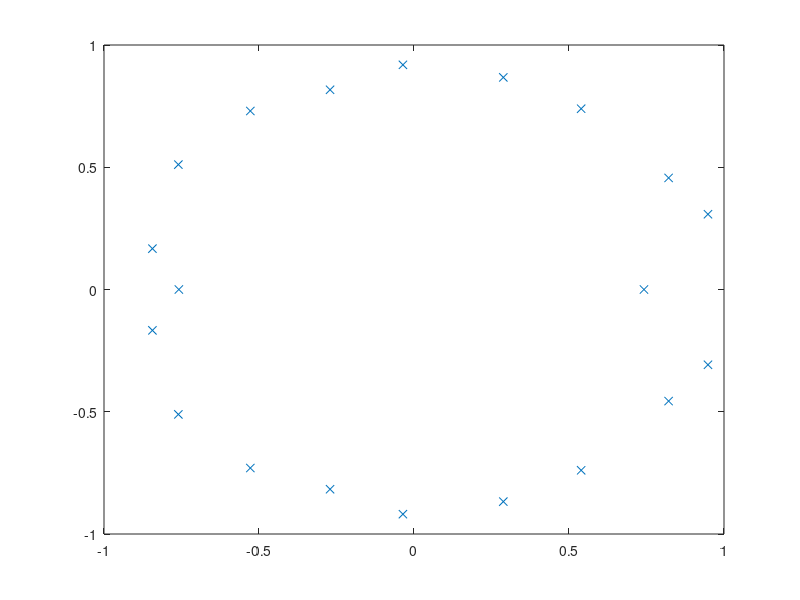

Recreate this plot in MATLAB.
function homework4

N = 1024;
p = 20;

w = randn(N,1);
x = zeros(N,1);
for n=1:N,
    x(n) = cos(0.1*pi*n) + 0.2*cos(0.15*pi*n) + 0.2*w(n);
end;

%Estimate parameters
zz = zeros(p);
zy = zeros(p,1);
for n=p+1:N,
    z = x(n-p:n-1);
    zz = zz + z*z';
    zy = zy + z*x(n);
end;
% ap ... a1
a = inv(zz)*zy;
a = flip(a);
a = [1; -a];

%a = aryule(x,p);
a = arburg(x,p);
a = a';
plot(a);
pause;

% For each frequency, power spectrum is calculated
phi = zeros(p+1,1);
S = zeros(N,1);
for n=1:N,
    omega = (n-1)*pi/N;
    for m=1:p+1,
        phi(m) = exp(j*(m-1)*omega);
    end;
    S(n) = 1/abs(a'*phi)^2;
end;
plot(log(S));
pause;

% Calculate roots of AR polynomial
r = roots(a);
plot(r,'x');
pause;

% Find 2 pairs f dominant poles
[r1,I] = sort(1-abs(r));
%for n=1:4,
%    r(I(n))
%end;
% Display two dominant spectral peaks
omega1 = angle(r(I(1)))
omega2 = angle(r(I(3)))

